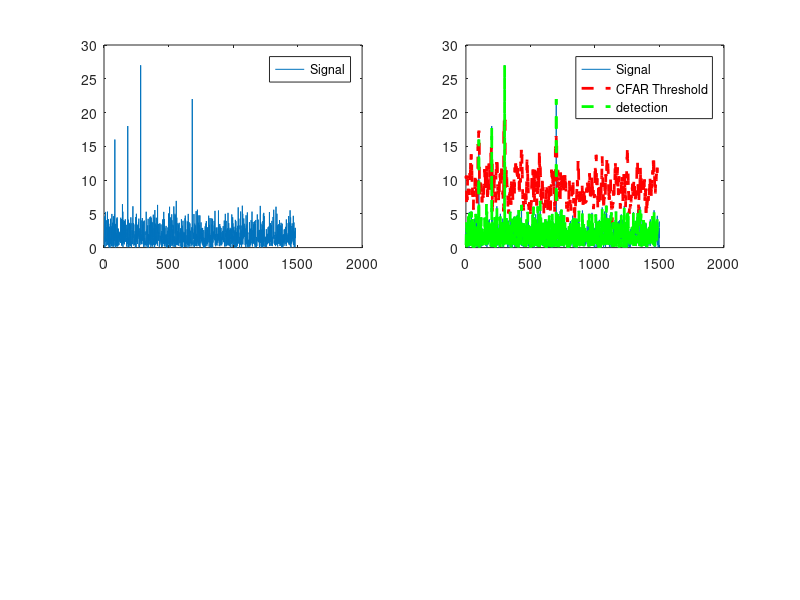

The MATLAB script that drew this image:
% Continuously Averaged (CA) Constant False Alarm Rate (CFAR)
% CA is one method for CFAR

% Implement 1D CFAR using lagging cells on the given noise and target scenario.

% Close and delete all currently open figures
close all;

% Generate Noisy Signal

% Specify the parameters of a signal with a sampling frequency of 1 kHz 
% and a signal duration of 1.5 seconds.

Fs = 1000;            % Sampling frequency                    
T = 1/Fs;             % Sampling period       
L = 1500;             % Length of signal
t = (0:L-1)*T;        % Time vector

% Form a signal containing a 50 Hz sinusoid of amplitude 0.7 and a 120 Hz 
% sinusoid of amplitude 1.

S = 0.7*sin(2*pi*50*t) + sin(2*pi*120*t);

% Corrupt the signal with zero-mean white noise with a variance of 4
X = S + 2*randn(size(t));

X_cfar = abs(X);

% Data_points
Ns = 1500;  % let it be the same as the length of the signal

%Targets location. Assigning bin 100, 200, 300, and 700 as Targets
%  with the amplitudes of 16, 18, 27, 22.
X_cfar([100 ,200, 300, 700])=[16 18 27 22];

% plot the output
subplot(2,2,1);
plot(X_cfar);
legend('X')

% Apply CFAR to detect the targets by filtering the noise.

% TODO: Define the number of Training Cells
T = 12;
% TODO: Define the number of Guard Cells 
G = 4;
% TODO: Define Offset (Adding room above noise threshold for the desired SNR)
offset = 5;

% Initialize vector to hold threshold values 
threshold_cfar = zeros(Ns-(G+T+1),1);

% Initialize Vector to hold final signal after thresholding
signal_cfar = zeros(Ns-(G+T+1),1);

% Slide window across the signal length
for i = 1:(Ns-(G+T+1))     

    % TODO: Determine the noise threshold by measuring it within 
    % the training cells
    noise_level = sum( X_cfar([i:i+T-1]) );
    % TODO: scale the noise_level by appropriate offset value and take
    % average over T training cells
    threshold = (noise_level/T)*offset
    % Add threshold value to the threshold_cfar vector
    threshold_cfar(i) = threshold;
    % TODO: Measure the signal within the CUT
    signal = X_cfar(i+T+G);
    % add signal value to the signal_cfar vector
    signal_cfar(i) = signal;
end

% plot the filtered signal
plot(signal_cfar);
legend('Signal')

% plot original sig, threshold and filtered signal within the same figure.
subplot(2,2,2)
plot(X_cfar);
hold on
plot(circshift(threshold_cfar,G),'r--','LineWidth',2)
hold on
plot (circshift(signal_cfar,(T+G)),'g--','LineWidth',2);
legend('Signal','CFAR Threshold','detection')
